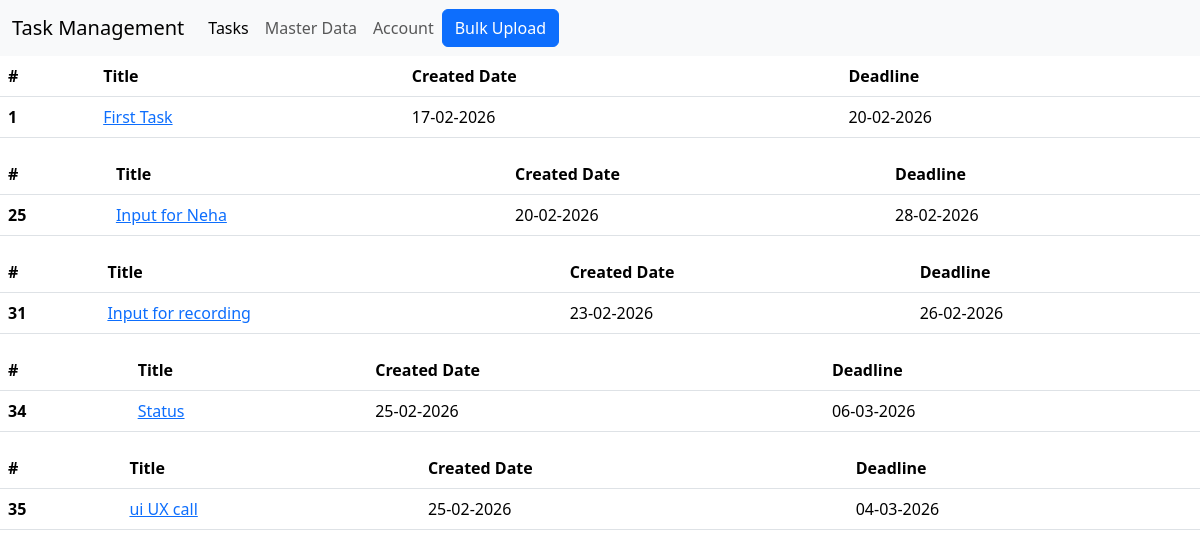
The page /task/1/ (signed in) on the database its author committed.
### tasks/models.py (models this page shows, shortened)
class MasterTasks(models.Model):
    country = models.ForeignKey(Country,on_delete=models.CASCADE, related_name='master_tasks_country')
    title = models.CharField(max_length = 30)
    modified_time  = models.DateTimeField(default=timezone.now)
    deadline = models.DateTimeField()

### tasks/views.py (the view)
# urls.py: path('task/<int:pk>/', views.task, name='task'),
@login_required(login_url='login')
def task(request,pk):
    country = models.Country.objects.get(pk=pk)
    task_applicable = models.MasterTasks.objects.filter(country=country)
    request.session["country"] = country.id
    return render(request,"tasks/home.html", context={"task_applicable": task_applicable})

### tasks/templates/tasks/home.html
{% include "base.html" %}
{% block body %}
{% for task in task_applicable %}
<table class="table">
  <thead>
    <tr>
      <th scope="col">#</th>
      <th scope="col">Title</th>
      <th scope="col">Created Date</th>
      <th scope="col">Deadline</th>
    </tr>
  </thead>
  <tbody>
    <tr>
      <th scope="row">{{task.id}}</th>
      <td><a href="{% url "task_view_1" task.id %}">{{task.title}}</a></td>
      <td>{{task.modified_time|date:"d-m-Y"}}</td>
      <td>{{task.deadline|date:"d-m-Y"}}</td>
    </tr>
  </tbody>
{% endfor %}
{% endblock body %}

### templates/base.html (shortened to what this page needs)
<!DOCTYPE html>
<html>
    <head>
        {% load bootstrap5 %}
        {% bootstrap_css %}
            <link href="https://cdn.jsdelivr.net/npm/bootstrap@5.3.3/dist/css/bootstrap.min.css" rel="stylesheet">
        <link rel="stylesheet" href="">
    </head>
    <body>
    <nav class="navbar navbar-expand-lg navbar-light bg-light" style="background-color: #e3f2fd;">
        <div class="container-fluid">
            <a class="navbar-brand" href="#">Task Management</a>
            <div class="collapse navbar-collapse" id="navbarNav">
            <ul class="navbar-nav">
                <li class="nav-item">
                <a class="nav-link active" aria-current="page" href="{% url "task" 1 %}">Tasks</a>
                </li>
                <li class="nav-item">
                <a class="nav-link" href="{% url "master_data" %}">Master Data</a>
                </li>
                <li class="nav-item">
                <a class="nav-link" href="#">Account</a>
                </li>
            </ul>
            <form class="d-flex">
                <a class="btn btn-primary" href="{% url "bulk_upload" %}" role="button">Bulk Upload</a>
            </form>
            </div>
        </div>
        </nav>
    </body>
</html>

### rows shown on the page
MasterTasks: id "1", title "First Task", modified_time "17-02-2026", deadline "20-02-2026"
MasterTasks: id "25", title "Input for Neha", modified_time "20-02-2026", deadline "28-02-2026"
MasterTasks: id "31", title "Input for recording", modified_time "23-02-2026", deadline "26-02-2026"
MasterTasks: id "34", title "Status", modified_time "25-02-2026", deadline "06-03-2026"
MasterTasks: id "35", title "ui UX call", modified_time "25-02-2026", deadline "04-03-2026"
